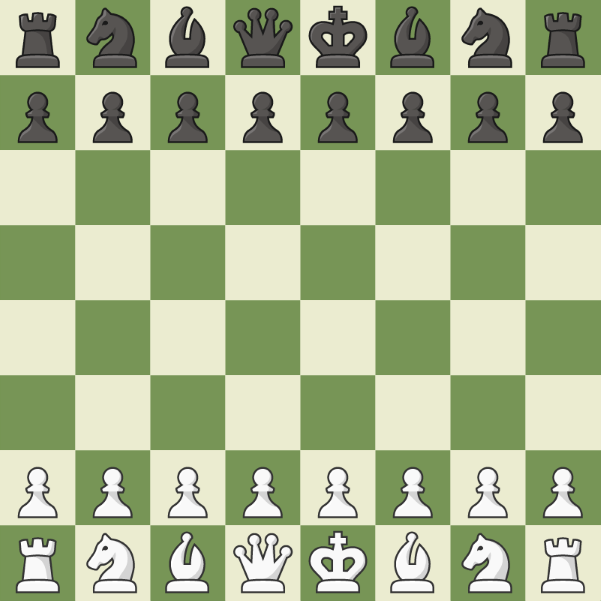
#> input picture tabuleiro.png, 601 x 601 px
$ python cor.py
#> lines starting #> are read from the running program, lines starting #| are printed output that depends on the picture; after the words box and inside, x2 and y2 are one past the last pixel; in counts of white or black regions, pixels touching at a corner belong together
import cv2
import numpy as np

# Carregar a imagem do tabuleiro de xadrez
image = cv2.imread('tabuleiro.png')
#> image is the input picture: shape (601, 601, 3); mean B, G, R 144.9, 183.9, 170.8

# Converter a imagem para o espaço de cores HSV
hsv = cv2.cvtColor(image, cv2.COLOR_BGR2HSV)
#> hsv: shape (601, 601, 3); mean H, S, V 33.5, 60.1, 184.1

# Definir os intervalos de cor para as peças pretas e brancas do xadrez
lower_black = np.array([0, 0, 0])
upper_black = np.array([180, 255, 70])

lower_white = np.array([0, 0, 150])
upper_white = np.array([180, 30, 255])

# Segmentar as peças pretas
mask_black = cv2.inRange(hsv, lower_black, upper_black)
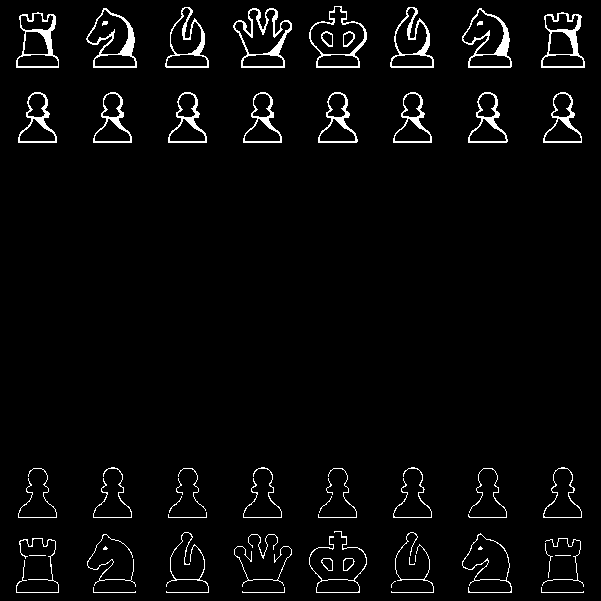
#> mask_black: shape (601, 601); 3.4% white in thin lines or dots
black_pieces = cv2.bitwise_and(image, image, mask=mask_black)
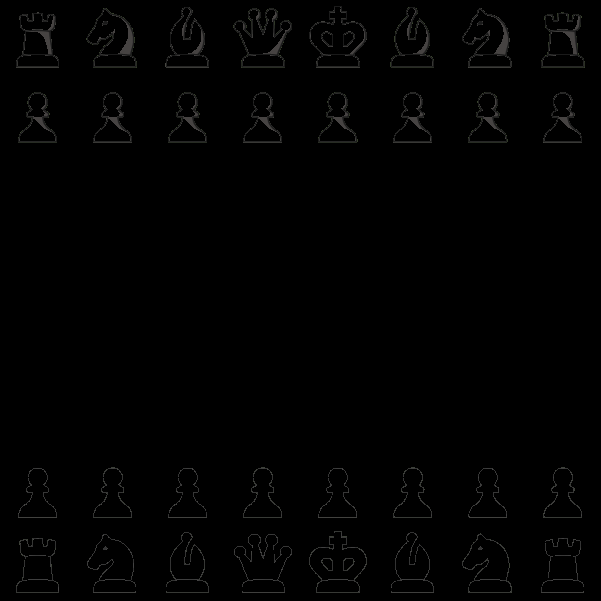
#> black_pieces: shape (601, 601, 3); mean B, G, R 1.6, 1.7, 1.7

# Segmentar as peças brancas
mask_white = cv2.inRange(hsv, lower_white, upper_white)
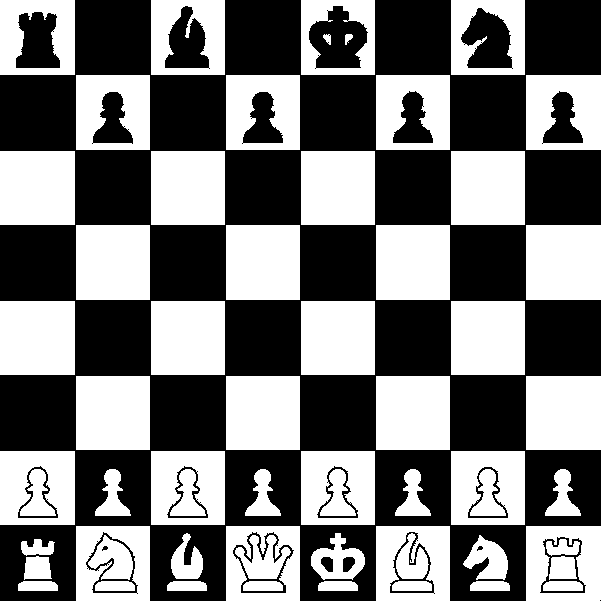
#> mask_white: shape (601, 601); 46.9% white; 60 white regions, largest, box (x1, y1, x2, y2) and area: (526, 225, 601, 300) 5625, (0, 151, 75, 225) 5550, (76, 225, 150, 300) 5550
white_pieces = cv2.bitwise_and(image, image, mask=mask_white)
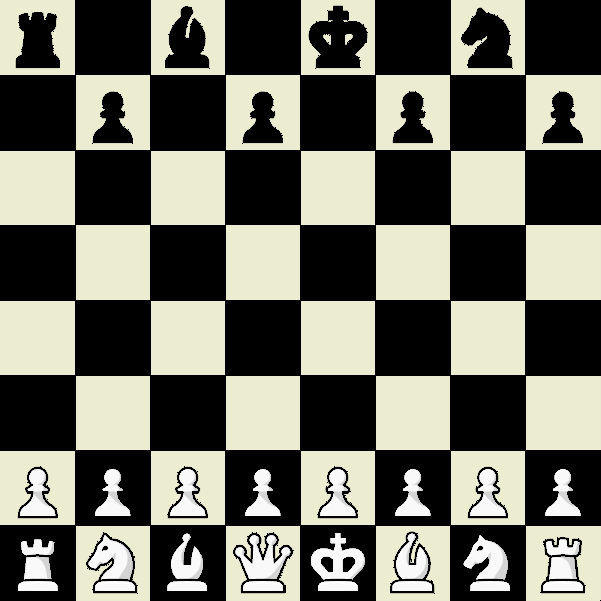
#> white_pieces: shape (601, 601, 3); mean B, G, R 99, 110.6, 110.2

# Juntar as duas imagens lado a lado
result = np.concatenate((black_pieces, white_pieces), axis=1)
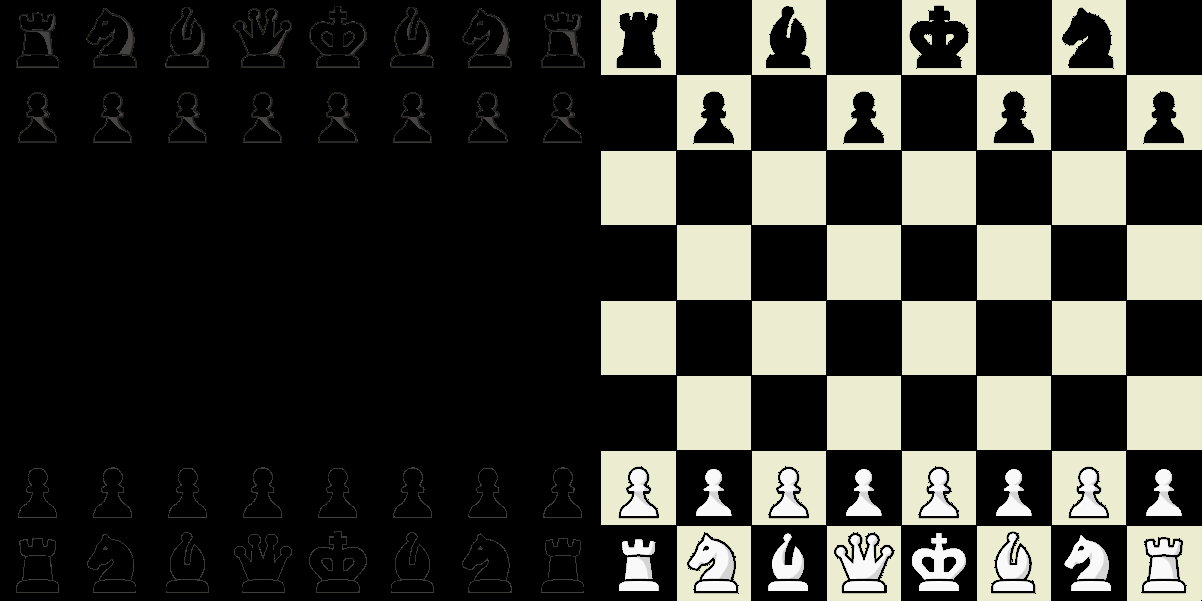
#> result: shape (601, 1202, 3); mean B, G, R 50.3, 56.2, 55.9

# Mostrar a imagem combinada
cv2.imshow('Peças Pretas e Brancas', result)
cv2.waitKey(0)
cv2.destroyAllWindows()
